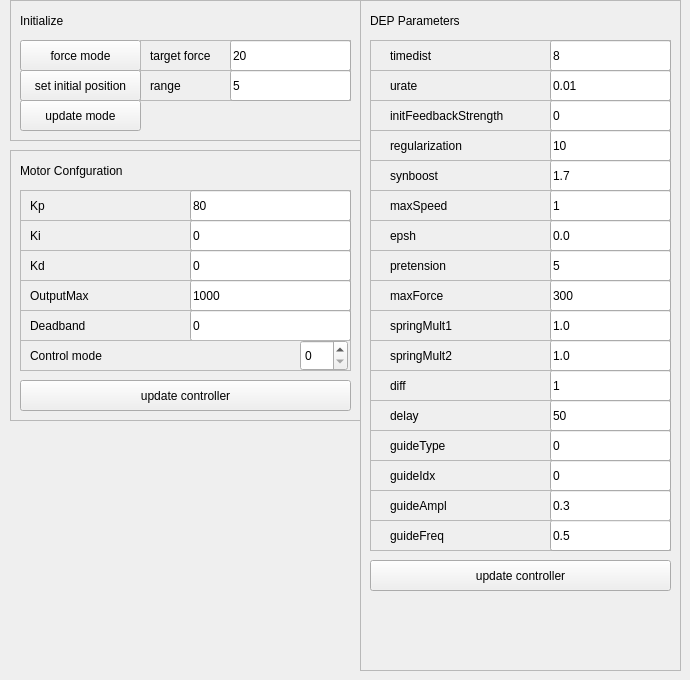
    <widget class="QWidget" name="tab">
     <attribute name="title">
      <string>Configuration</string>
     </attribute>
     <widget class="QFrame" name="frame_31">
      <property name="geometry">
       <rect>
        <x>10</x>
        <y>150</y>
        <width>351</width>
        <height>271</height>
       </rect>
      </property>
      <property name="frameShape">
       <enum>QFrame::StyledPanel</enum>
      </property>
      <property name="frameShadow">
       <enum>QFrame::Raised</enum>
      </property>
      <widget class="QPushButton" name="updateController">
       <property name="geometry">
        <rect>
         <x>10</x>
         <y>230</y>
         <width>331</width>
         <height>31</height>
        </rect>
       </property>
       <property name="text">
        <string>update controller</string>
       </property>
      </widget>
      <widget class="QFrame" name="frame_6">
       <property name="geometry">
        <rect>
         <x>10</x>
         <y>160</y>
         <width>331</width>
         <height>31</height>
        </rect>
       </property>
       <property name="frameShape">
        <enum>QFrame::StyledPanel</enum>
       </property>
       <property name="frameShadow">
        <enum>QFrame::Raised</enum>
       </property>
       <widget class="QLineEdit" name="deadBand">
        <property name="geometry">
         <rect>
          <x>170</x>
          <y>0</y>
          <width>161</width>
          <height>31</height>
         </rect>
        </property>
        <property name="text">
         <string>0</string>
        </property>
       </widget>
       <widget class="QLabel" name="label_5">
        <property name="geometry">
         <rect>
          <x>10</x>
          <y>0</y>
          <width>101</width>
          <height>31</height>
         </rect>
        </property>
        <property name="text">
         <string>Deadband</string>
        </property>
       </widget>
      </widget>
      <widget class="QFrame" name="frame_7">
       <property name="geometry">
        <rect>
         <x>10</x>
         <y>190</y>
         <width>331</width>
         <height>31</height>
        </rect>
       </property>
       <property name="frameShape">
        <enum>QFrame::StyledPanel</enum>
       </property>
       <property name="frameShadow">
        <enum>QFrame::Raised</enum>
       </property>
       <widget class="QLabel" name="label_6">
        <property name="geometry">
         <rect>
          <x>10</x>
          <y>0</y>
          <width>111</width>
          <height>31</height>
         </rect>
        </property>
        <property name="text">
         <string>Control mode</string>
        </property>
       </widget>
       <widget class="QSpinBox" name="control_mode">
        <property name="geometry">
         <rect>
          <x>280</x>
          <y>0</y>
          <width>48</width>
          <height>31</height>
         </rect>
        </property>
        <property name="whatsThis">
         <string>&lt;html&gt;&lt;head/&gt;&lt;body&gt;&lt;p&gt;0 - POSITION&lt;/p&gt;&lt;p&gt;1 - VELOCITY&lt;/p&gt;&lt;p&gt;2 - FORCE&lt;/p&gt;&lt;/body&gt;&lt;/html&gt;</string>
        </property>
        <property name="maximum">
         <number>2</number>
        </property>
        <property name="value">
         <number>0</number>
        </property>
       </widget>
      </widget>
      <widget class="QFrame" name="frame_4">
       <property name="geometry">
        <rect>
         <x>10</x>
         <y>100</y>
         <width>331</width>
         <height>31</height>
        </rect>
       </property>
       <property name="frameShape">
        <enum>QFrame::StyledPanel</enum>
       </property>
       <property name="frameShadow">
        <enum>QFrame::Raised</enum>
       </property>
       <widget class="QLineEdit" name="Kd">
        <property name="geometry">
         <rect>
          <x>170</x>
          <y>0</y>
          <width>161</width>
          <height>31</height>
         </rect>
        </property>
        <property name="text">
         <string>0</string>
        </property>
       </widget>
       <widget class="QLabel" name="label_3">
        <property name="geometry">
         <rect>
          <x>10</x>
          <y>0</y>
          <width>101</width>
          <height>31</height>
         </rect>
        </property>
        <property name="text">
         <string>Kd</string>
        </property>
       </widget>
      </widget>
      <widget class="QFrame" name="frame_5">
       <property name="geometry">
        <rect>
         <x>10</x>
         <y>130</y>
         <width>331</width>
         <height>31</height>
        </rect>
       </property>
       <property name="frameShape">
        <enum>QFrame::StyledPanel</enum>
       </property>
       <property name="frameShadow">
        <enum>QFrame::Raised</enum>
       </property>
       <widget class="QLineEdit" name="outputMax">
        <property name="geometry">
         <rect>
          <x>170</x>
          <y>0</y>
          <width>161</width>
          <height>31</height>
         </rect>
        </property>
        <property name="text">
         <string>1000</string>
        </property>
       </widget>
       <widget class="QLabel" name="label_4">
        <property name="geometry">
         <rect>
          <x>10</x>
          <y>0</y>
          <width>101</width>
          <height>31</height>
         </rect>
        </property>
        <property name="text">
         <string>OutputMax</string>
        </property>
       </widget>
      </widget>
      <widget class="QFrame" name="frame_3">
       <property name="geometry">
        <rect>
         <x>10</x>
         <y>70</y>
         <width>331</width>
         <height>31</height>
        </rect>
       </property>
       <property name="frameShape">
        <enum>QFrame::StyledPanel</enum>
       </property>
       <property name="frameShadow">
        <enum>QFrame::Raised</enum>
       </property>
       <widget class="QLineEdit" name="Ki">
        <property name="geometry">
         <rect>
          <x>170</x>
          <y>0</y>
          <width>161</width>
          <height>31</height>
         </rect>
        </property>
        <property name="text">
         <string>0</string>
        </property>
       </widget>
       <widget class="QLabel" name="label_2">
        <property name="geometry">
         <rect>
          <x>10</x>
          <y>0</y>
          <width>101</width>
          <height>31</height>
         </rect>
        </property>
        <property name="text">
         <string>Ki</string>
        </property>
       </widget>
      </widget>
      <widget class="QFrame" name="frame_2">
       <property name="geometry">
        <rect>
         <x>10</x>
         <y>40</y>
         <width>331</width>
         <height>31</height>
        </rect>
       </property>
       <property name="frameShape">
        <enum>QFrame::StyledPanel</enum>
       </property>
       <property name="frameShadow">
        <enum>QFrame::Raised</enum>
       </property>
       <widget class="QLineEdit" name="Kp">
        <property name="geometry">
         <rect>
          <x>170</x>
          <y>0</y>
          <width>161</width>
          <height>31</height>
         </rect>
        </property>
        <property name="text">
         <string>80</string>
        </property>
       </widget>
       <widget class="QLabel" name="label">
        <property name="geometry">
         <rect>
          <x>10</x>
          <y>0</y>
          <width>101</width>
          <height>31</height>
         </rect>
        </property>
        <property name="text">
         <string>Kp</string>
        </property>
       </widget>
      </widget>
      <widget class="QLabel" name="label_31">
       <property name="geometry">
        <rect>
         <x>10</x>
         <y>10</y>
         <width>231</width>
         <height>21</height>
        </rect>
       </property>
       <property name="text">
        <string>Motor Confguration</string>
       </property>
      </widget>
     </widget>
     <widget class="QFrame" name="frame_32">
      <property name="geometry">
       <rect>
        <x>10</x>
        <y>0</y>
        <width>351</width>
        <height>141</height>
       </rect>
      </property>
      <property name="frameShape">
       <enum>QFrame::StyledPanel</enum>
      </property>
      <property name="frameShadow">
       <enum>QFrame::Raised</enum>
      </property>
      <widget class="QPushButton" name="update">
       <property name="geometry">
        <rect>
         <x>10</x>
         <y>100</y>
         <width>121</width>
         <height>31</height>
        </rect>
       </property>
       <property name="text">
        <string>update mode</string>
       </property>
      </widget>
      <widget class="QFrame" name="frame_15">
       <property name="geometry">
        <rect>
         <x>130</x>
         <y>70</y>
         <width>211</width>
         <height>31</height>
        </rect>
       </property>
       <property name="frameShape">
        <enum>QFrame::StyledPanel</enum>
       </property>
       <property name="frameShadow">
        <enum>QFrame::Raised</enum>
       </property>
       <widget class="QLineEdit" name="range">
        <property name="geometry">
         <rect>
          <x>90</x>
          <y>0</y>
          <width>121</width>
          <height>31</height>
         </rect>
        </property>
        <property name="text">
         <string>5</string>
        </property>
       </widget>
       <widget class="QLabel" name="label_13">
        <property name="geometry">
         <rect>
          <x>10</x>
          <y>0</y>
          <width>81</width>
          <height>31</height>
         </rect>
        </property>
        <property name="text">
         <string>range</string>
        </property>
       </widget>
      </widget>
      <widget class="QPushButton" name="force">
       <property name="geometry">
        <rect>
         <x>10</x>
         <y>40</y>
         <width>121</width>
         <height>31</height>
        </rect>
       </property>
       <property name="text">
        <string>force mode</string>
       </property>
      </widget>
      <widget class="QPushButton" name="init">
       <property name="geometry">
        <rect>
         <x>10</x>
         <y>70</y>
         <width>121</width>
         <height>31</height>
        </rect>
       </property>
       <property name="text">
        <string>set initial position</string>
       </property>
      </widget>
      <widget class="QFrame" name="frame_26">
       <property name="geometry">
        <rect>
         <x>130</x>
         <y>40</y>
         <width>211</width>
         <height>31</height>
        </rect>
       </property>
       <property name="frameShape">
        <enum>QFrame::StyledPanel</enum>
       </property>
       <property name="frameShadow">
        <enum>QFrame::Raised</enum>
       </property>
       <widget class="QLineEdit" name="targetForce">
        <property name="geometry">
         <rect>
          <x>90</x>
          <y>0</y>
          <width>121</width>
          <height>31</height>
         </rect>
        </property>
        <property name="text">
         <string>20</string>
        </property>
       </widget>
       <widget class="QLabel" name="label_16">
        <property name="geometry">
         <rect>
          <x>10</x>
          <y>0</y>
          <width>81</width>
          <height>31</height>
         </rect>
        </property>
        <property name="text">
         <string>target force</string>
        </property>
       </widget>
      </widget>
      <widget class="QLabel" name="label_30">
       <property name="geometry">
        <rect>
         <x>10</x>
         <y>10</y>
         <width>331</width>
         <height>21</height>
        </rect>
       </property>
       <property name="text">
        <string>Initialize</string>
       </property>
      </widget>
     </widget>
     <widget class="QFrame" name="frame_33">
      <property name="geometry">
       <rect>
        <x>360</x>
        <y>0</y>
        <width>321</width>
        <height>671</height>
       </rect>
      </property>
      <property name="frameShape">
       <enum>QFrame::StyledPanel</enum>
      </property>
      <property name="frameShadow">
       <enum>QFrame::Raised</enum>
      </property>
      <widget class="QLabel" name="label_35">
       <property name="geometry">
        <rect>
         <x>10</x>
         <y>13</y>
         <width>131</width>
         <height>16</height>
        </rect>
       </property>
       <property name="text">
        <string>DEP Parameters</string>
       </property>
      </widget>
      <widget class="QPushButton" name="updateDepParams">
       <property name="geometry">
        <rect>
         <x>10</x>
         <y>560</y>
         <width>301</width>
         <height>31</height>
        </rect>
       </property>
       <property name="text">
        <string>update controller</string>
       </property>
      </widget>
      <widget class="QFrame" name="frame_24">
       <property name="geometry">
        <rect>
         <x>10</x>
         <y>520</y>
         <width>301</width>
         <height>31</height>
        </rect>
       </property>
       <property name="frameShape">
        <enum>QFrame::StyledPanel</enum>
       </property>
       <property name="frameShadow">
        <enum>QFrame::Raised</enum>
       </property>
       <widget class="QLabel" name="label_26">
        <property name="geometry">
         <rect>
          <x>20</x>
          <y>0</y>
          <width>101</width>
          <height>31</height>
         </rect>
        </property>
        <property name="text">
         <string>guideFreq</string>
        </property>
       </widget>
       <widget class="QLineEdit" name="guideFreq">
        <property name="geometry">
         <rect>
          <x>180</x>
          <y>0</y>
          <width>121</width>
          <height>31</height>
         </rect>
        </property>
        <property name="text">
         <string>0.5</string>
        </property>
       </widget>
      </widget>
      <widget class="QFrame" name="frame_17">
       <property name="geometry">
        <rect>
         <x>10</x>
         <y>280</y>
         <width>301</width>
         <height>31</height>
        </rect>
       </property>
       <property name="frameShape">
        <enum>QFrame::StyledPanel</enum>
       </property>
       <property name="frameShadow">
        <enum>QFrame::Raised</enum>
       </property>
       <widget class="QLabel" name="label_18">
        <property name="geometry">
         <rect>
          <x>20</x>
          <y>0</y>
          <width>101</width>
          <height>31</height>
         </rect>
        </property>
        <property name="text">
         <string>maxForce</string>
        </property>
       </widget>
       <widget class="QLineEdit" name="maxForce">
        <property name="geometry">
         <rect>
          <x>180</x>
          <y>0</y>
          <width>121</width>
          <height>31</height>
         </rect>
        </property>
        <property name="text">
         <string>300</string>
        </property>
       </widget>
      </widget>
      <widget class="QFrame" name="frame_9">
       <property name="geometry">
        <rect>
         <x>10</x>
         <y>70</y>
         <width>301</width>
         <height>31</height>
        </rect>
       </property>
       <property name="frameShape">
        <enum>QFrame::StyledPanel</enum>
       </property>
       <property name="frameShadow">
        <enum>QFrame::Raised</enum>
       </property>
       <widget class="QLineEdit" name="urate">
        <property name="geometry">
         <rect>
          <x>180</x>
          <y>0</y>
          <width>121</width>
          <height>31</height>
         </rect>
        </property>
        <property name="text">
         <string>0.01</string>
        </property>
       </widget>
       <widget class="QLabel" name="label_8">
        <property name="geometry">
         <rect>
          <x>20</x>
          <y>0</y>
          <width>91</width>
          <height>31</height>
         </rect>
        </property>
        <property name="text">
         <string>urate</string>
        </property>
       </widget>
      </widget>
      <widget class="QFrame" name="frame_8">
       <property name="geometry">
        <rect>
         <x>10</x>
         <y>100</y>
         <width>301</width>
         <height>31</height>
        </rect>
       </property>
       <property name="frameShape">
        <enum>QFrame::StyledPanel</enum>
       </property>
       <property name="frameShadow">
        <enum>QFrame::Raised</enum>
       </property>
       <widget class="QLineEdit" name="initFeedbackStrength">
        <property name="geometry">
         <rect>
          <x>180</x>
          <y>0</y>
          <width>121</width>
          <height>31</height>
         </rect>
        </property>
        <property name="text">
         <string>0</string>
        </property>
       </widget>
       <widget class="QLabel" name="label_7">
        <property name="geometry">
         <rect>
          <x>20</x>
          <y>0</y>
          <width>161</width>
          <height>31</height>
         </rect>
        </property>
        <property name="text">
         <string>initFeedbackStrength</string>
        </property>
       </widget>
      </widget>
      <widget class="QFrame" name="frame_22">
       <property name="geometry">
        <rect>
         <x>10</x>
         <y>490</y>
         <width>301</width>
         <height>31</height>
        </rect>
       </property>
       <property name="frameShape">
        <enum>QFrame::StyledPanel</enum>
       </property>
       <property name="frameShadow">
        <enum>QFrame::Raised</enum>
       </property>
       <widget class="QLabel" name="label_24">
        <property name="geometry">
         <rect>
          <x>20</x>
          <y>0</y>
          <width>101</width>
          <height>31</height>
         </rect>
        </property>
        <property name="text">
         <string>guideAmpl</string>
        </property>
       </widget>
       <widget class="QLineEdit" name="guideAmpl">
        <property name="geometry">
         <rect>
          <x>180</x>
          <y>0</y>
          <width>121</width>
          <height>31</height>
         </rect>
        </property>
        <property name="text">
         <string>0.3</string>
        </property>
       </widget>
       <widget class="QFrame" name="frame_23">
        <property name="geometry">
         <rect>
          <x>130</x>
          <y>30</y>
          <width>311</width>
          <height>31</height>
         </rect>
        </property>
        <property name="frameShape">
         <enum>QFrame::StyledPanel</enum>
        </property>
        <property name="frameShadow">
         <enum>QFrame::Raised</enum>
        </property>
        <widget class="QLabel" name="label_25">
         <property name="geometry">
          <rect>
           <x>20</x>
           <y>0</y>
           <width>101</width>
           <height>31</height>
          </rect>
         </property>
         <property name="text">
          <string>maxSpeed</string>
         </property>
        </widget>
        <widget class="QLineEdit" name="deadBand_16">
         <property name="geometry">
          <rect>
           <x>180</x>
           <y>0</y>
           <width>121</width>
           <height>31</height>
          </rect>
         </property>
         <property name="text">
          <string>1</string>
         </property>
        </widget>
       </widget>
      </widget>
      <widget class="QFrame" name="frame_12">
       <property name="geometry">
        <rect>
         <x>10</x>
         <y>40</y>
         <width>301</width>
         <height>31</height>
        </rect>
       </property>
       <property name="frameShape">
        <enum>QFrame::StyledPanel</enum>
       </property>
       <property name="frameShadow">
        <enum>QFrame::Raised</enum>
       </property>
       <widget class="QLineEdit" name="timedist">
        <property name="geometry">
         <rect>
          <x>180</x>
          <y>0</y>
          <width>121</width>
          <height>31</height>
         </rect>
        </property>
        <property name="text">
         <string>8</string>
        </property>
       </widget>
       <widget class="QLabel" name="label_11">
        <property name="geometry">
         <rect>
          <x>20</x>
          <y>0</y>
          <width>91</width>
          <height>31</height>
         </rect>
        </property>
        <property name="text">
         <string>timedist</string>
        </property>
       </widget>
      </widget>
      <widget class="QFrame" name="frame_11">
       <property name="geometry">
        <rect>
         <x>10</x>
         <y>130</y>
         <width>301</width>
         <height>31</height>
        </rect>
       </property>
       <property name="frameShape">
        <enum>QFrame::StyledPanel</enum>
       </property>
       <property name="frameShadow">
        <enum>QFrame::Raised</enum>
       </property>
       <widget class="QLineEdit" name="regularization">
        <property name="geometry">
         <rect>
          <x>180</x>
          <y>0</y>
          <width>121</width>
          <height>31</height>
         </rect>
        </property>
        <property name="text">
         <string>10</string>
        </property>
       </widget>
       <widget class="QLabel" name="label_10">
        <property name="geometry">
         <rect>
          <x>20</x>
          <y>0</y>
          <width>101</width>
          <height>31</height>
         </rect>
        </property>
        <property name="text">
         <string>regularization</string>
        </property>
       </widget>
      </widget>
      <widget class="QFrame" name="frame_18">
       <property name="geometry">
        <rect>
         <x>10</x>
         <y>310</y>
         <width>301</width>
         <height>31</height>
        </rect>
       </property>
       <property name="frameShape">
        <enum>QFrame::StyledPanel</enum>
       </property>
       <property name="frameShadow">
        <enum>QFrame::Raised</enum>
       </property>
       <widget class="QLabel" name="label_19">
        <property name="geometry">
         <rect>
          <x>20</x>
          <y>0</y>
          <width>101</width>
          <height>31</height>
         </rect>
        </property>
        <property name="text">
         <string>springMult1</string>
        </property>
       </widget>
       <widget class="QLineEdit" name="springMult1">
        <property name="geometry">
         <rect>
          <x>180</x>
          <y>0</y>
          <width>121</width>
          <height>31</height>
         </rect>
        </property>
        <property name="text">
         <string>1.0</string>
        </property>
       </widget>
      </widget>
      <widget class="QFrame" name="frame_21">
       <property name="geometry">
        <rect>
         <x>10</x>
         <y>460</y>
         <width>301</width>
         <height>31</height>
        </rect>
       </property>
       <property name="frameShape">
        <enum>QFrame::StyledPanel</enum>
       </property>
       <property name="frameShadow">
        <enum>QFrame::Raised</enum>
       </property>
       <widget class="QLabel" name="label_23">
        <property name="geometry">
         <rect>
          <x>20</x>
          <y>0</y>
          <width>101</width>
          <height>31</height>
         </rect>
        </property>
        <property name="text">
         <string>guideIdx</string>
        </property>
       </widget>
       <widget class="QLineEdit" name="guideIdx">
        <property name="geometry">
         <rect>
          <x>180</x>
          <y>0</y>
          <width>121</width>
          <height>31</height>
         </rect>
        </property>
        <property name="text">
         <string>0</string>
        </property>
       </widget>
      </widget>
      <widget class="QFrame" name="frame_16">
       <property name="geometry">
        <rect>
         <x>10</x>
         <y>250</y>
         <width>301</width>
         <height>31</height>
        </rect>
       </property>
       <property name="frameShape">
        <enum>QFrame::StyledPanel</enum>
       </property>
       <property name="frameShadow">
        <enum>QFrame::Raised</enum>
       </property>
       <widget class="QLabel" name="label_17">
        <property name="geometry">
         <rect>
          <x>20</x>
          <y>0</y>
          <width>101</width>
          <height>31</height>
         </rect>
        </property>
        <property name="text">
         <string>pretension</string>
        </property>
       </widget>
       <widget class="QLineEdit" name="pretension">
        <property name="geometry">
         <rect>
          <x>180</x>
          <y>0</y>
          <width>121</width>
          <height>31</height>
         </rect>
        </property>
        <property name="text">
         <string>5</string>
        </property>
       </widget>
      </widget>
      <widget class="QFrame" name="frame_10">
       <property name="geometry">
        <rect>
         <x>10</x>
         <y>160</y>
         <width>301</width>
         <height>31</height>
        </rect>
       </property>
       <property name="frameShape">
        <enum>QFrame::StyledPanel</enum>
       </property>
       <property name="frameShadow">
        <enum>QFrame::Raised</enum>
       </property>
       <widget class="QLineEdit" name="synboost">
        <property name="geometry">
         <rect>
          <x>180</x>
          <y>0</y>
          <width>121</width>
          <height>31</height>
         </rect>
        </property>
        <property name="text">
         <string>1.7</string>
        </property>
       </widget>
       <widget class="QLabel" name="label_9">
        <property name="geometry">
         <rect>
          <x>20</x>
          <y>0</y>
          <width>81</width>
          <height>31</height>
         </rect>
        </property>
        <property name="text">
         <string>synboost</string>
        </property>
       </widget>
      </widget>
      <widget class="QFrame" name="frame_14">
       <property name="geometry">
        <rect>
         <x>10</x>
         <y>220</y>
         <width>301</width>
         <height>31</height>
        </rect>
       </property>
       <property name="frameShape">
        <enum>QFrame::StyledPanel</enum>
       </property>
       <property name="frameShadow">
        <enum>QFrame::Raised</enum>
       </property>
       <widget class="QLabel" name="label_15">
        <property name="geometry">
         <rect>
          <x>20</x>
          <y>0</y>
          <width>101</width>
          <height>31</height>
         </rect>
        </property>
        <property name="text">
         <string>epsh</string>
        </property>
       </widget>
       <widget class="QLineEdit" name="epsh">
        <property name="geometry">
         <rect>
          <x>180</x>
          <y>0</y>
          <width>121</width>
          <height>31</height>
         </rect>
        </property>
        <property name="text">
         <string>0.0</string>
        </property>
       </widget>
      </widget>
      <widget class="QFrame" name="frame_19">
       <property name="geometry">
        <rect>
         <x>10</x>
         <y>400</y>
         <width>301</width>
         <height>31</height>
        </rect>
       </property>
       <property name="frameShape">
        <enum>QFrame::StyledPanel</enum>
       </property>
       <property name="frameShadow">
        <enum>QFrame::Raised</enum>
       </property>
       <widget class="QLabel" name="label_21">
        <property name="geometry">
         <rect>
          <x>20</x>
          <y>0</y>
          <width>101</width>
          <height>31</height>
         </rect>
        </property>
        <property name="text">
         <string>delay</string>
        </property>
       </widget>
       <widget class="QLineEdit" name="delay">
        <property name="geometry">
         <rect>
          <x>180</x>
          <y>0</y>
          <width>121</width>
          <height>31</height>
         </rect>
        </property>
        <property name="text">
         <string>50</string>
        </property>
       </widget>
      </widget>
      <widget class="QFrame" name="frame_20">
       <property name="geometry">
        <rect>
         <x>10</x>
         <y>430</y>
         <width>301</width>
         <height>31</height>
        </rect>
       </property>
       <property name="frameShape">
        <enum>QFrame::StyledPanel</enum>
       </property>
       <property name="frameShadow">
        <enum>QFrame::Raised</enum>
       </property>
       <widget class="QLabel" name="label_22">
        <property name="geometry">
         <rect>
          <x>20</x>
          <y>0</y>
          <width>101</width>
          <height>31</height>
         </rect>
        </property>
        <property name="text">
         <string>guideType</string>
        </property>
       </widget>
       <widget class="QLineEdit" name="guideType">
        <property name="geometry">
         <rect>
          <x>180</x>
          <y>0</y>
          <width>121</width>
          <height>31</height>
         </rect>
        </property>
        <property name="text">
         <string>0</string>
        </property>
       </widget>
      </widget>
      <widget class="QFrame" name="frame_13">
       <property name="geometry">
        <rect>
         <x>10</x>
         <y>190</y>
         <width>301</width>
         <height>31</height>
        </rect>
       </property>
       <property name="frameShape">
        <enum>QFrame::StyledPanel</enum>
       </property>
       <property name="frameShadow">
        <enum>QFrame::Raised</enum>
       </property>
       <widget class="QLabel" name="label_12">
        <property name="geometry">
         <rect>
          <x>20</x>
          <y>0</y>
          <width>101</width>
          <height>31</height>
         </rect>
        </property>
        <property name="text">
         <string>maxSpeed</string>
        </property>
       </widget>
       <widget class="QLineEdit" name="maxSpeed">
        <property name="geometry">
         <rect>
          <x>180</x>
          <y>0</y>
          <width>121</width>
          <height>31</height>
         </rect>
        </property>
        <property name="text">
         <string>1</string>
        </property>
       </widget>
      </widget>
      <widget class="QFrame" name="frame_36">
       <property name="geometry">
        <rect>
         <x>10</x>
         <y>340</y>
         <width>301</width>
         <height>31</height>
        </rect>
       </property>
       <property name="frameShape">
        <enum>QFrame::StyledPanel</enum>
       </property>
       <property name="frameShadow">
        <enum>QFrame::Raised</enum>
       </property>
       <widget class="QLabel" name="label_32">
        <property name="geometry">
         <rect>
          <x>20</x>
          <y>0</y>
          <width>101</width>
          <height>31</height>
         </rect>
        </property>
        <property name="text">
         <string>springMult2</string>
        </property>
       </widget>
       <widget class="QLineEdit" name="springMult2">
        <property name="geometry">
         <rect>
          <x>180</x>
          <y>0</y>
          <width>121</width>
          <height>31</height>
         </rect>
        </property>
        <property name="text">
         <string>1.0</string>
        </property>
       </widget>
      </widget>
      <widget class="QFrame" name="frame_37">
       <property name="geometry">
        <rect>
         <x>10</x>
         <y>370</y>
         <width>301</width>
         <height>31</height>
        </rect>
       </property>
       <property name="frameShape">
        <enum>QFrame::StyledPanel</enum>
       </property>
       <property name="frameShadow">
        <enum>QFrame::Raised</enum>
       </property>
       <widget class="QLabel" name="label_36">
        <property name="geometry">
         <rect>
          <x>20</x>
          <y>0</y>
          <width>101</width>
          <height>31</height>
         </rect>
        </property>
        <property name="text">
         <string>diff</string>
        </property>
       </widget>
       <widget class="QLineEdit" name="diff">
        <property name="geometry">
         <rect>
          <x>180</x>
          <y>0</y>
          <width>121</width>
          <height>31</height>
         </rect>
        </property>
        <property name="text">
         <string>1</string>
        </property>
       </widget>
      </widget>
     </widget>
    </widget>
